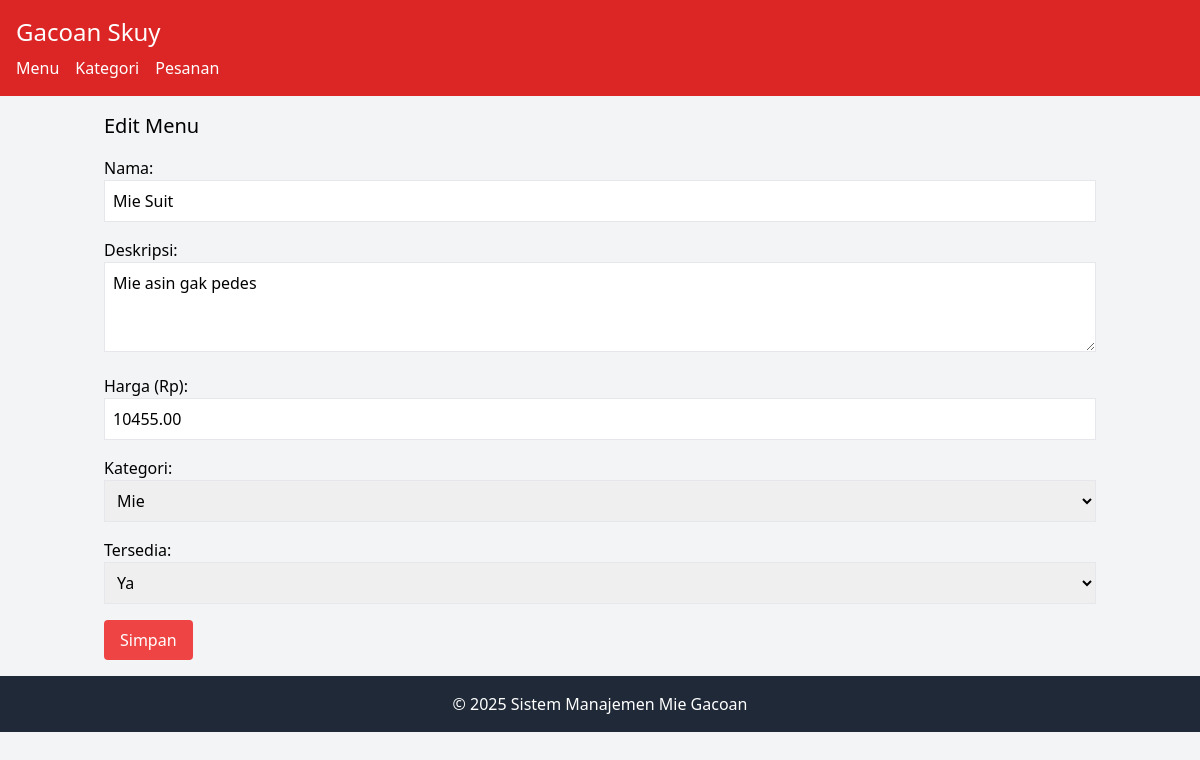
The page /index.php?entity=menu&action=edit&id=1 on the database its author committed.
### tables this page shows
CREATE TABLE menu (
    id INT AUTO_INCREMENT PRIMARY KEY,
    nama VARCHAR(100) NOT NULL,
    deskripsi TEXT,
    harga DECIMAL(10, 2) NOT NULL,
    kategori_id INT NOT NULL,
    tersedia BOOLEAN DEFAULT TRUE,
    FOREIGN KEY (kategori_id) REFERENCES kategori(id) ON DELETE CASCADE
);

CREATE TABLE kategori (
    id INT AUTO_INCREMENT PRIMARY KEY,
    nama VARCHAR(50) NOT NULL,
    deskripsi VARCHAR(255)
);

### model/Menu.php (called while the page is built, shortened)
<?php
require_once 'config/Database.php';
class Menu {
    private $conn;
    private $table = 'menu';
    public function __construct() {
        $database = new Database();
        $this->conn = $database->getConnection();
    }
    public function getById($id) {
        $query = "SELECT m.*, k.nama as nama_kategori
                 FROM " . $this->table . " m
                 JOIN kategori k ON m.kategori_id = k.id
                 WHERE m.id = :id";
        $stmt = $this->conn->prepare($query);
        $stmt->bindParam(':id', $id);
        $stmt->execute();
        return $stmt->fetch(PDO::FETCH_ASSOC);
    }
}
?>

### config/Database.php (called while the page is built, shortened)
<?php
class Database {
    private $host = "localhost";
    private $username = "root";
    private $password = "";
    private $database = "db_tp10";
    public function getConnection() {
        $this->conn = null;
        try {
            $this->conn = new PDO("mysql:host=" . $this->host . ";dbname=" . $this->database, $this->username, $this->password);
            $this->conn->setAttribute(PDO::ATTR_ERRMODE, PDO::ERRMODE_EXCEPTION);
        } catch(PDOException $e) {
            echo "Kesalahan koneksi: " . $e->getMessage();
        }
        return $this->conn;
    }
}
?>

### model/Kategori.php (called while the page is built, shortened)
<?php
require_once 'config/Database.php';
class Kategori {
    private $conn;
    private $table = 'kategori';
    public function __construct() {
        $database = new Database();
        $this->conn = $database->getConnection();
    }
    public function getAll() {
        $query = "SELECT * FROM " . $this->table;
        $stmt = $this->conn->prepare($query);
        $stmt->execute();
        return $stmt->fetchAll(PDO::FETCH_ASSOC);
    }
}
?>

### viewmodel/MenuViewModel.php (called while the page is built, shortened)
<?php
require_once 'model/Menu.php';
require_once 'model/Kategori.php';
class MenuViewModel {
    private $menu;
    private $kategori;
    public function __construct() {
        $this->menu = new Menu();
        $this->kategori = new Kategori();
    }
    public function getMenuById($id) {
        return $this->menu->getById($id);
    }
    public function getKategori() {
        return $this->kategori->getAll();
    }
}
?>

### views/menu_form.php (the view, shortened to what this page needs)
<?php
require_once 'views/template/header.php';
?>
<h2 class="text-xl mb-4"><?php echo isset($menu) ? 'Edit Menu' : 'Tambah Menu'; ?></h2>
<form action="index.php?entity=menu&action=<?php echo isset($menu) ? 'update&id=' . $menu['id'] : 'save'; ?>" method="POST" class="space-y-4">
    <div>
        <label class="block">Nama:</label>
        <input type="text" name="nama" value="<?php echo isset($menu) ? $menu['nama'] : ''; ?>" class="border p-2 w-full" required>
    </div>
    <div>
        <label class="block">Deskripsi:</label>
        <textarea name="deskripsi" class="border p-2 w-full" rows="3"><?php echo isset($menu) ? $menu['deskripsi'] : ''; ?></textarea>
    </div>
    <div>
        <label class="block">Harga (Rp):</label>
        <input type="number" name="harga" step="500" min="0" value="<?php echo isset($menu) ? $menu['harga'] : ''; ?>" class="border p-2 w-full" required>
    </div>
    <div>
        <label class="block">Kategori:</label>
        <select name="kategori_id" class="border p-2 w-full" required>
            <?php foreach ($kategori as $kat): ?>
            <option value="<?php echo $kat['id']; ?>" <?php echo isset($menu) && $menu['kategori_id'] == $kat['id'] ? 'selected' : ''; ?>><?php echo $kat['nama']; ?></option>
            <?php endforeach; ?>
        </select>
    </div>
    <div>
        <label class="block">Tersedia:</label>
        <select name="tersedia" class="border p-2 w-full">
            <option value="1" <?php echo isset($menu) && $menu['tersedia'] == 1 ? 'selected' : ''; ?>>Ya</option>
        </select>
    </div>
    <button type="submit" class="bg-red-500 text-white px-4 py-2 rounded">Simpan</button>
</form>
<?php
require_once 'views/template/footer.php';
?>

### rows shown on the page
menu: nama "Mie Suit", deskripsi "Mie asin gak pedes", harga "10455.00", kategori_id "Mie", tersedia "Ya"
